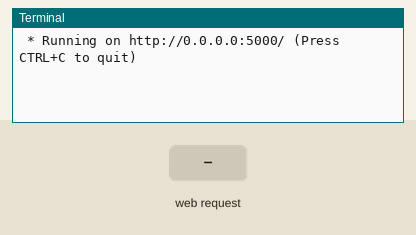
Recording of a program running on a simulated Raspberry Pi (BCM pin numbers). On the bench: the last lines printed to the terminal. Inputs (shaded band) come from the test bench. The clock reads 2024-03-15 10:24:30 at power-on unless the program sets it.

Above: at 1.2 s.
1.3 s: HTTP request for / received
At 2.3 s:
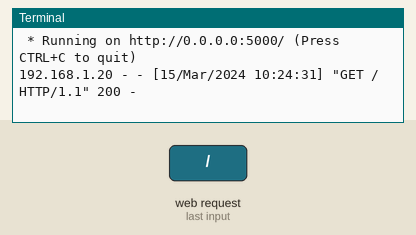
2.8 s: HTTP request for /led/on received
At 3.4 s:
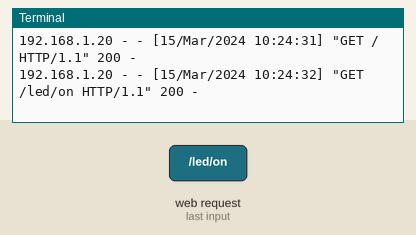
4.3 s: HTTP request for /led/off received
At 5.5 s:
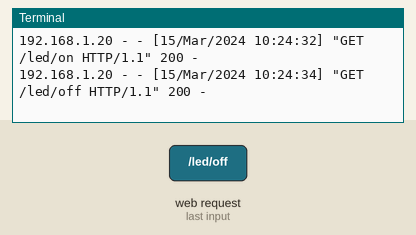
5.8 s: HTTP request for /led/clean received
At 6.9 s:
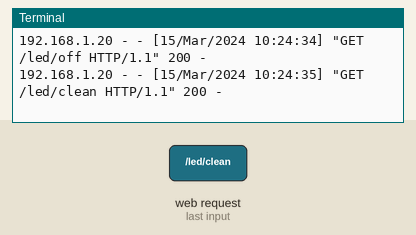

The program:

app_led01.py
```python
from flask import Flask
from gpiozero import LED

app = Flask(__name__)

@app.route('/')
def home():
	return "Web LED Control"

@app.route('/led/on')
def ledOn():
	return '<h1> Led On </h1>'

@app.route('/led/off')
def ledOf():
	return '<h1> Led Off </h1>'

@app.route('/led/clean')
def gpioCleanup():
	return '<h1> GPIO CLEANUP </h1>'

if __name__ == "__main__":
	try:
		app.run(host='0.0.0.0', debug=True)

	finally:
		led.off()
		led.close()
```

Measured:
- after the input at 1.3 s, the terminal: prints a new line at once (image 1)
- after the input at 2.8 s, the terminal: prints a new line at once (image 2)
- after the input at 4.3 s, the terminal: prints a new line at once (image 3)
- after the input at 5.8 s, the terminal: prints a new line at once (image 4)
